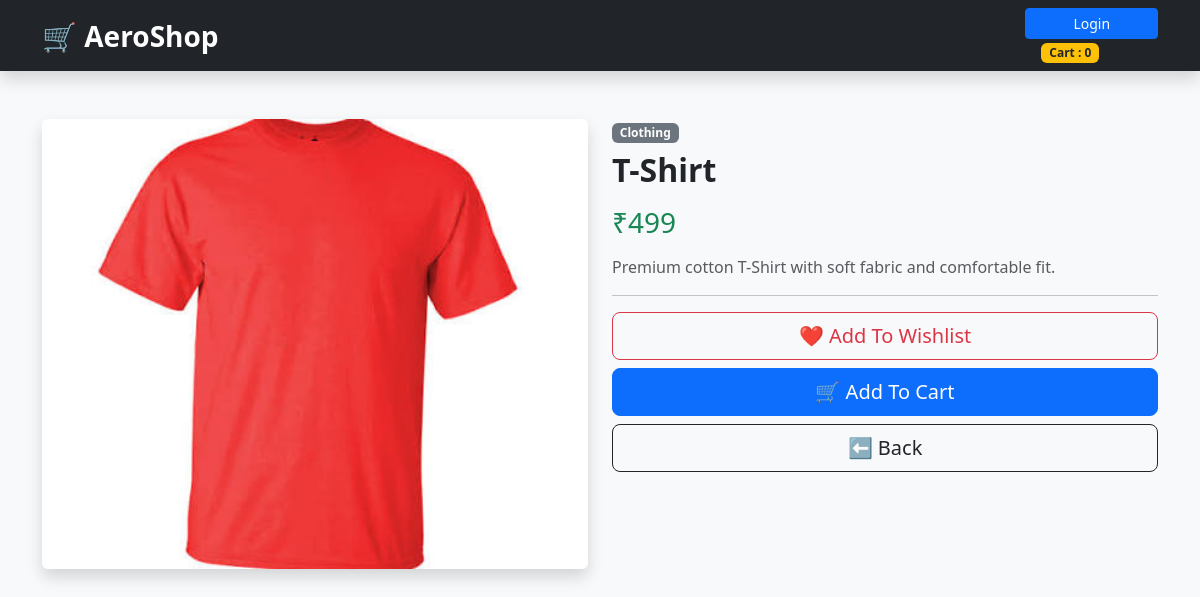
Page /product/1 on the committed database.
### tables this page shows
CREATE TABLE products(
    id INTEGER PRIMARY KEY AUTOINCREMENT,
    name TEXT NOT NULL,
    price INTEGER NOT NULL,
    image TEXT NOT NULL,
    category TEXT NOT NULL,
    description TEXT NOT NULL,
    rating REAL DEFAULT 4.5
);

### app.py (the view)
@app.route("/product/<int:product_id>")
def product_details(product_id):
    conn = get_connection()
    cursor = conn.cursor()
    cursor.execute(
        "SELECT * FROM products WHERE id=?",
        (product_id,)
    )
    product = cursor.fetchone()
    conn.close()
    if not product:
        return "Product Not Found"
    return render_template(
        "product.html",
        product=product,
        user=session.get("user"),
        cart_count=sum(session.get("cart", {}).values())
    )

### app.py (called while the page is built)
def get_connection():
    conn = sqlite3.connect("store.db")
    conn.row_factory = sqlite3.Row
    return conn

### templates/product.html (shortened to what this page needs)
<!DOCTYPE html>
<html lang="en">
<head>
    <link href="https://cdn.jsdelivr.net/npm/bootstrap@5.3.3/dist/css/bootstrap.min.css" rel="stylesheet">
    <link rel="stylesheet" href="{{ url_for('static', filename='css/style.css') }}">
</head>
<body class="bg-light">
<nav class="navbar navbar-dark bg-dark shadow">
    <div class="container">
        <a href="/" class="navbar-brand fw-bold">
            🛒 AeroShop
        </a>
        <div>
            {% if user %}
                <span class="text-white me-3">
                    👋 {{ user }}
                </span>
                <a href="/logout" class="btn btn-danger btn-sm">
                    Logout
                </a>
            {% else %}
                <a href="/login" class="btn btn-primary btn-sm">
                    Login
                </a>
            {% endif %}
            <span class="badge bg-warning text-dark ms-3">
                Cart : {{ cart_count }}
            </span>
        </div>
    </div>
</nav>
<div class="container mt-5">
    <div class="row">
        <div class="col-md-6">
            <img src="{{ url_for('static', filename='images/' + product['image']) }}"
                 class="img-fluid rounded shadow"
                 style="height:450px; width:100%; object-fit:cover;">
        </div>
        <div class="col-md-6">
            <span class="badge bg-secondary mb-2">
                {{ product['category'] }}
            </span>
            <h2 class="fw-bold">
                {{ product['name'] }}
            </h2>
            <h3 class="text-success my-3">
                ₹{{ product['price'] }}
            </h3>
            <p class="text-muted">
                {{ product['description'] }}
            </p>
            <hr>
            <div class="d-grid gap-2">
                <a href="{{ url_for('add_wishlist', product_id=product['id']) }}"
                   class="btn btn-outline-danger btn-lg">
                    ❤️ Add To Wishlist
                </a>
                <a href="{{ url_for('add_to_cart', product_id=product['id']) }}"
                   class="btn btn-primary btn-lg">
                    🛒 Add To Cart
                </a>
                <a href="/"
                   class="btn btn-outline-dark btn-lg">
                    ⬅ Back
                </a>
            </div>
        </div>
    </div>
</div>
</body>
</html>

### static/css/style.css (style rules this page uses)
body { background:#f5f5f5; }
.btn-primary { width:100%; }
.navbar-brand { font-size:28px; font-weight:bold; }

### rows in the picture
products: image (picture), category "Clothing", name "T-Shirt", price "499", description "Premium cotton T-Shirt with soft fabric and comfortable fit."

### other values in the picture
{{ cart_count }} "0"
